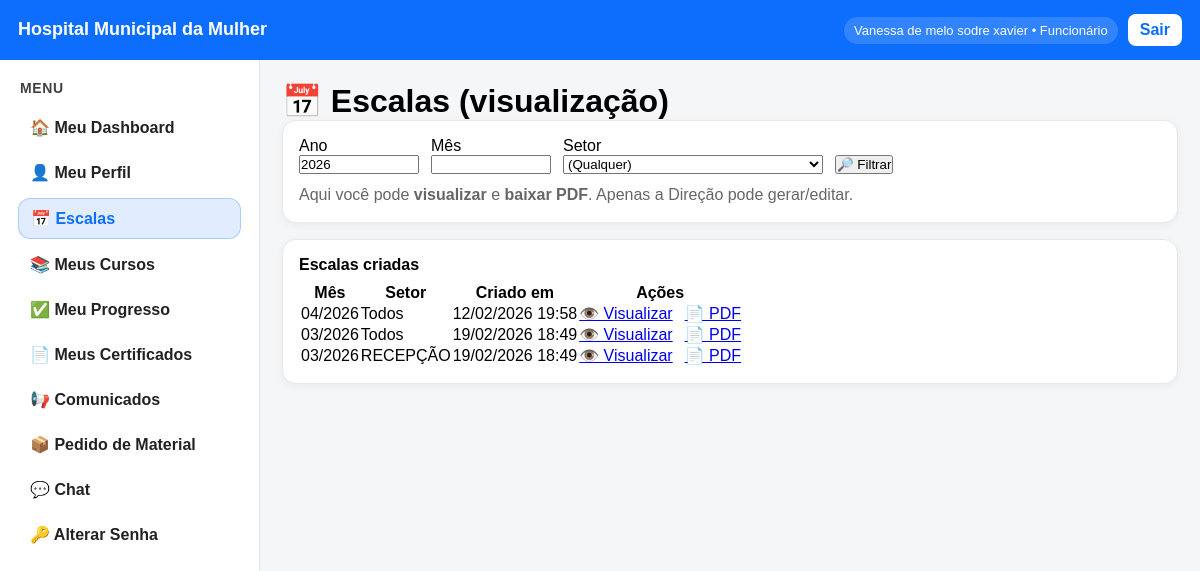
Screenshot of /escalas (signed in) with the database file from the repository.
### models.py (models this page shows)
class Funcionario(db.Model):
    __tablename__ = "funcionario"
    id = db.Column(db.Integer, primary_key=True)
    nome = db.Column(db.String(120))
    cpf = db.Column(db.String(14), unique=True)
    senha = db.Column(db.String(50))
    funcao = db.Column(db.String(50))  # "Direção" / "Funcionário"
    status = db.Column(db.String(20))
    telefone = db.Column(db.String(20))
    email = db.Column(db.String(120))
    matricula = db.Column(db.String(30))
    setor = db.Column(db.String(80))
    cargo = db.Column(db.String(80))
    data_admissao = db.Column(db.String(20))
    nascimento = db.Column(db.String(20))
    turno = db.Column(db.String(20))
    tipo_vinculo = db.Column(db.String(30))
    carga_horaria = db.Column(db.String(20))
    observacoes = db.Column(db.Text)
    escala_tipo = db.Column(db.String(30), default="SEG_SEX")
    plantao_base = db.Column(db.String(10), nullable=True)
    escalas_itens = db.relationship("EscalaItem", backref="funcionario", lazy=True)

class EscalaMes(db.Model):
    __tablename__ = "escala_mes"
    id = db.Column(db.Integer, primary_key=True)
    ano = db.Column(db.Integer, nullable=False)
    mes = db.Column(db.Integer, nullable=False)  # 1-12
    setor = db.Column(db.String(80), nullable=True)
    criado_em = db.Column(db.DateTime, default=datetime.utcnow)
    criado_por_id = db.Column(db.Integer, db.ForeignKey("funcionario.id"), nullable=True)
    itens = db.relationship("EscalaItem", backref="escala_mes", cascade="all, delete-orphan")
    __table_args__ = (
        db.UniqueConstraint("ano", "mes", "setor", name="uq_escala_mes_ano_mes_setor"),
    )

### app.py (the view)
@app.route("/escalas")
@login_required
@funcionario_required
def escalas_view():
    hoje = datetime.now()
    ano = request.args.get("ano", "").strip()
    mes = request.args.get("mes", "").strip()
    setor = request.args.get("setor", "").strip()
    query = EscalaMes.query
    if ano.isdigit():
        query = query.filter(EscalaMes.ano == int(ano))
    if mes.isdigit():
        query = query.filter(EscalaMes.mes == int(mes))
    if setor:
        if setor == "__TODOS__":
            query = query.filter(EscalaMes.setor.is_(None))
        else:
            query = query.filter(EscalaMes.setor == setor)
    escalas = query.order_by(EscalaMes.ano.desc(), EscalaMes.mes.desc(), EscalaMes.setor.asc()).all()
    setores_db = [
        s[0] for s in db.session.query(EscalaMes.setor)
        .distinct()
        .order_by(EscalaMes.setor.asc())
        .all()
        if s[0]
    ]
    return render_template(
        "escalas_view.html",
        escalas=escalas,
        setores=setores_db,
        default_ano=hoje.year,
        default_mes=hoje.month,
        filtros={"ano": ano, "mes": mes, "setor": setor}
    )

### app.py (called while the page is built)
@app.context_processor
def inject_user():
    user = None
    if "user_id" in session:
        user = Funcionario.query.get(session["user_id"])
    return dict(user=user)

def login_required(view):
    @wraps(view)
    def wrapped_view(*args, **kwargs):
        if "user_id" not in session:
            return redirect(url_for("login"))
        return view(*args, **kwargs)
    return wrapped_view

def funcionario_required(view):
    @wraps(view)
    def wrapped_view(*args, **kwargs):
        if session.get("funcao") != "Funcionário":
            return redirect(url_for("acesso_negado"))
        return view(*args, **kwargs)
    return wrapped_view

### templates/escalas_view.html (shortened to what this page needs)
{% extends "base.html" %}
{% block content %}
<h1>📅 Escalas (visualização)</h1>
<div class="card" style="margin-bottom:16px;">
  <form method="get" style="display:flex; gap:12px; flex-wrap:wrap; align-items:end;">
    <div>
      <label>Ano</label><br>
      <input type="number" name="ano" value="{{ filtros.ano or default_ano }}" style="width:120px;">
    </div>
    <div>
      <label>Mês</label><br>
      <input type="number" name="mes" min="1" max="12" value="{{ filtros.mes or '' }}" style="width:120px;">
    </div>
    <div>
      <label>Setor</label><br>
      <select name="setor" style="width:260px;">
        <option value="">(Qualquer)</option>
      </select>
    </div>
    <button class="btn" type="submit">🔎 Filtrar</button>
  </form>
  <p style="margin:10px 0 0 0; color:#666;">
    Aqui você pode <b>visualizar</b> e <b>baixar PDF</b>. Apenas a Direção pode gerar/editar.
  </p>
</div>
<div class="card">
  <h3>Escalas criadas</h3>
  {% if escalas %}
    <table class="table">
      <tr>
        <th>Mês</th>
        <th>Setor</th>
        <th>Criado em</th>
        <th>Ações</th>
      </tr>
      {% for e in escalas %}
      <tr>
        <td>{{ "%02d"|format(e.mes) }}/{{ e.ano }}</td>
        <td>{{ e.setor or "Todos" }}</td>
        <td>{{ e.criado_em.strftime("%d/%m/%Y %H:%M") if e.criado_em else "-" }}</td>
        <td style="display:flex; gap:12px; align-items:center;">
          <a href="{{ url_for('escala_mes_view', escala_mes_id=e.id) }}">👁️ Visualizar</a>
          <a href="{{ url_for('escala_mes_pdf', escala_mes_id=e.id) }}">📄 PDF</a>
        </td>
      </tr>
      {% endfor %}
    </table>
  {% else %}
    <p>Nenhuma escala encontrada.</p>
  {% endif %}
</div>
{% endblock %}

### templates/base.html (shortened to what this page needs)
<!DOCTYPE html>
<html lang="pt-br">
<head>
    <link rel="stylesheet" href="{{ url_for('static', filename='style.css') }}">
</head>
<body>
<header class="topbar">
    <div class="topbar-left">
        <div class="brand">Hospital Municipal da Mulher</div>
    </div>
    <div class="topbar-right">
        {% if user %}
            <span class="user-pill">
                {{ user.nome }} • {{ user.funcao }}
            </span>
            <a class="btn-top" href="/logout">Sair</a>
        {% endif %}
    </div>
</header>
<div class="app-shell">
<aside class="sidebar-menu">
<div class="sidebar-title">Menu</div>
{% if user %}
{% if user.funcao == "Direção" %}
<a class="nav-item {% if request.path == '/admin' %}active{% endif %}"
   href="/admin">🏠 Painel da Direção</a>
<a class="nav-item {% if request.path.startswith('/admin/funcionarios') %}active{% endif %}"
   href="/admin/funcionarios">👥 Funcionários</a>
<a class="nav-item {% if request.path.startswith('/admin/importar-funcionarios') %}active{% endif %}"
   href="/admin/importar-funcionarios">📥 Importar Funcionários</a>
<a class="nav-item {% if request.path.startswith('/admin/cursos') %}active{% endif %}"
   href="/admin/cursos">📚 Cursos</a>
<a class="nav-item {% if request.path.startswith('/admin/setores') %}active{% endif %}"
   href="/admin/setores">🏥 Setores</a>
<a class="nav-item {% if request.path.startswith('/admin/escalas') %}active{% endif %}"
   href="/admin/escalas">📅 Escalas</a>
<a class="nav-item {% if request.path.startswith('/admin/comunicados') %}active{% endif %}"
   href="/admin/comunicados">📢 Comunicados</a>
<a class="nav-item {% if request.path.startswith('/admin/certificados') %}active{% endif %}"
   href="/admin/certificados">📄 Certificados</a>
<a class="nav-item {% if request.path.startswith('/admin/relatorios') %}active{% endif %}"
   href="/admin/relatorios">📊 Relatórios</a>
<a class="nav-item {% if request.path.startswith('/admin/pedidos-materiais') %}active{% endif %}"
   href="/admin/pedidos-materiais">📦 Pedidos de Materiais</a>
<div class="nav-divider"></div>
<a class="nav-item {% if request.path.startswith('/chat') %}active{% endif %}"
   href="/chat">💬 Chat</a>
{% elif user.funcao == "Funcionário" %}
<a class="nav-item {% if request.path == '/dashboard' %}active{% endif %}"
   href="/dashboard">🏠 Meu Dashboard</a>
<a class="nav-item {% if request.path.startswith('/meu-perfil') %}active{% endif %}"
   href="/meu-perfil">👤 Meu Perfil</a>
<a class="nav-item {% if request.path.startswith('/escalas') and not request.path.startswith('/admin') %}active{% endif %}"
   href="{{ url_for('escalas_view') }}">
   📅 Escalas
</a>
<a class="nav-item {% if request.path.startswith('/meus-cursos') %}active{% endif %}"
   href="/meus-cursos">📚 Meus Cursos</a>
<a class="nav-item {% if request.path.startswith('/meu-progresso') %}active{% endif %}"
   href="/meu-progresso">✅ Meu Progresso</a>
<a class="nav-item {% if request.path.startswith('/meus-certificados') %}active{% endif %}"
   href="/meus-certificados">📄 Meus Certificados</a>
<a class="nav-item {% if request.path.startswith('/comunicados') %}active{% endif %}"
   href="/comunicados">📢 Comunicados</a>
<a class="nav-item {% if request.path.startswith('/pedido-materiais') %}active{% endif %}"
   href="/pedido-materiais">📦 Pedido de Material</a>
<a class="nav-item {% if request.path.startswith('/chat') %}active{% endif %}"
   href="/chat">💬 Chat</a>
<a class="nav-item {% if request.path.startswith('/alterar-senha') %}active{% endif %}"
   href="/alterar-senha">🔑 Alterar Senha</a>
{% endif %}
{% else %}
<a class="nav-item" href="/login">🔐 Login</a>
{% endif %}
</aside>
<main class="main-content">
{% block content %}{% endblock %}
</main>
</div>
</body>
</html>

### static/style.css (style rules this page uses)
* { margin: 0; padding: 0; box-sizing: border-box; font-family: Arial, Helvetica, sans-serif; }
.topbar { background: #0d6efd; color: white; padding: 15px; }
.topbar { background:#0d6efd; color:#fff; padding:14px 18px; display:flex; align-items:center; justify-content:space-between; }
.topbar-left .brand { font-size:18px; font-weight:700; }
.topbar-right { display:flex; gap:10px; align-items:center; }
.user-pill { background:rgba(255,255,255,.15); padding:6px 10px; border-radius:999px; font-size:13px; }
.btn-top { background:#fff; color:#0d6efd; padding:7px 12px; border-radius:8px; text-decoration:none; font-weight:700; }
.app-shell { display:flex; min-height:calc(100vh - 56px); background:#f4f6f8; }
.sidebar-menu { width:260px; background:#fff; border-right:1px solid #e6e6e6; padding:14px; }
.sidebar-title { font-weight:700; margin-bottom:10px; color:#111; }
.nav-item { display:block; padding:10px 10px; border-radius:10px; color:#222; text-decoration:none; margin-bottom:6px; }
.main-content { flex:1; padding:22px; }
.card { background:#fff; border:1px solid #e6e6e6; border-radius:12px; padding:16px; box-shadow:0 2px 8px rgba(0,0,0,.05); }
.sidebar-menu { width:260px; background:#fff; border-right:1px solid #e8e8e8; padding:14px 12px; }
.sidebar-title { font-weight:800; margin:6px 8px 12px; color:#111; font-size:14px; text-transform:uppercase; letter-spacing:.6px; opacity:.8; }
.nav-item { display:flex; align-items:center; gap:10px; padding:10px 12px; border-radius:12px; color:#222; text-decoration:none; margin:6px 6px; font-weight:600; }
.nav-item.active { background:rgba(13,110,253,.12); color:#0d6efd; border:1px solid rgba(13,110,253,.25); }
.card { background:#fff; border:1px solid #e8e8e8; border-radius:14px; padding:16px; box-shadow:0 2px 10px rgba(0,0,0,.05); }
.card h3 { margin:0 0 8px; font-size:16px; }
.card p { margin:0; color:#555; line-height:1.4; }

### rows the page displays
Funcionario: nome "Vanessa de melo sodre xavier", funcao "Funcionário"
EscalaMes: mes "04", ano "2026", setor "Todos", criado_em "12/02/2026 19:58"
EscalaMes: mes "03", ano "2026", setor "Todos", criado_em "19/02/2026 18:49"
EscalaMes: mes "03", ano "2026", setor "RECEPÇÃO", criado_em "19/02/2026 18:49"
